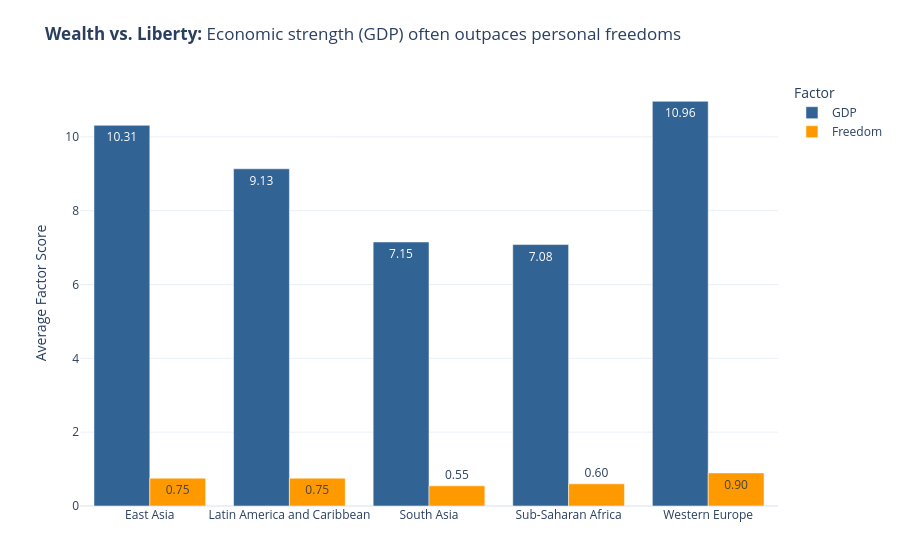

Notebook cell for this chart:
### Markdown cell above
---
## Done? Stretch Goal

If you finish both tasks with time to spare, try this:

**Task 3 (stretch):** Build a **grouped bar chart** comparing 2 sub-factors (e.g. `GDP_per_capita` and `Freedom`) across the 5 most populated regions. Use colour meaningfully and write an insight title.

Regions to include: `'Western Europe'`, `'Latin America'`, `'East Asia'`, `'Sub-Saharan Africa'`, `'South Asia'`

### Code cell
# Task3: Stretch goal — grouped bar chart
# -----------------------------------------

# Step 1: Filter for the 5 most populated/relevant regions
target_regions = ['Western Europe', 'Latin America and Caribbean', 'East Asia', 'Sub-Saharan Africa', 'South Asia']
df_filtered = df[df['Region'].isin(target_regions)]

# Step 2: Aggregate the two factors by region
factors = (df_filtered.groupby('Region')[['GDP', 'Freedom']]
           .mean()
           .reset_index()
           .melt(id_vars='Region', var_name='Factor', value_name='Score'))

# Step 3: Build the grouped bar chart
fig3 = px.bar(factors, 
             x='Region', y='Score', color='Factor',
             barmode='group', # This creates the side-by-side (grouped) effect
             text_auto='.2f',
             title="<b>Wealth vs. Liberty:</b> Economic strength (GDP) often outpaces personal freedoms",
             color_discrete_sequence=['#316395', '#ff9900'], # Contrasting professional colors
             template='plotly_white')

# Step 4: Final Polish
fig3.update_layout(
    xaxis_title="",
    yaxis_title="Average Factor Score",
    legend_title="Factor",
    margin=dict(t=80, b=50)
)

fig3.show()

### Figure 1 — Plotly figure (JSON) as saved in the notebook; plotly's stock layout.template omitted (floating-point values rounded to 4 significant figures)
{"data": [{"alignmentgroup": "True", "hovertemplate": "Factor=GDP<br>Region=%{x}<br>Score=%{y}<extra></extra>", "legendgroup": "GDP", "marker": {"color": "#316395", "pattern": {"shape": ""}}, "name": "GDP", "offsetgroup": "GDP", "orientation": "v", "showlegend": true, "textposition": "auto", "texttemplate": "%{y:.2f}", "type": "bar", "x": ["East Asia", "Latin America and Caribbean", "South Asia", "Sub-Saharan Africa", "Western Europe"], "xaxis": "x", "y": [10.31, 9.135, 7.152, 7.082, 10.96], "yaxis": "y"}, {"alignmentgroup": "True", "hovertemplate": "Factor=Freedom<br>Region=%{x}<br>Score=%{y}<extra></extra>", "legendgroup": "Freedom", "marker": {"color": "#ff9900", "pattern": {"shape": ""}}, "name": "Freedom", "offsetgroup": "Freedom", "orientation": "v", "showlegend": true, "textposition": "auto", "texttemplate": "%{y:.2f}", "type": "bar", "x": ["East Asia", "Latin America and Caribbean", "South Asia", "Sub-Saharan Africa", "Western Europe"], "xaxis": "x", "y": [0.754, 0.7542, 0.5463, 0.5994, 0.8961], "yaxis": "y"}], "layout": {"barmode": "group", "legend": {"title": {"text": "Factor"}, "tracegroupgap": 0}, "margin": {"b": 50, "t": 80}, "title": {"text": "<b>Wealth vs. Liberty:</b> Economic strength (GDP) often outpaces personal freedoms"}, "xaxis": {"anchor": "y", "domain": [0, 1], "title": {"text": ""}}, "yaxis": {"anchor": "x", "domain": [0, 1], "title": {"text": "Average Factor Score"}}}}
